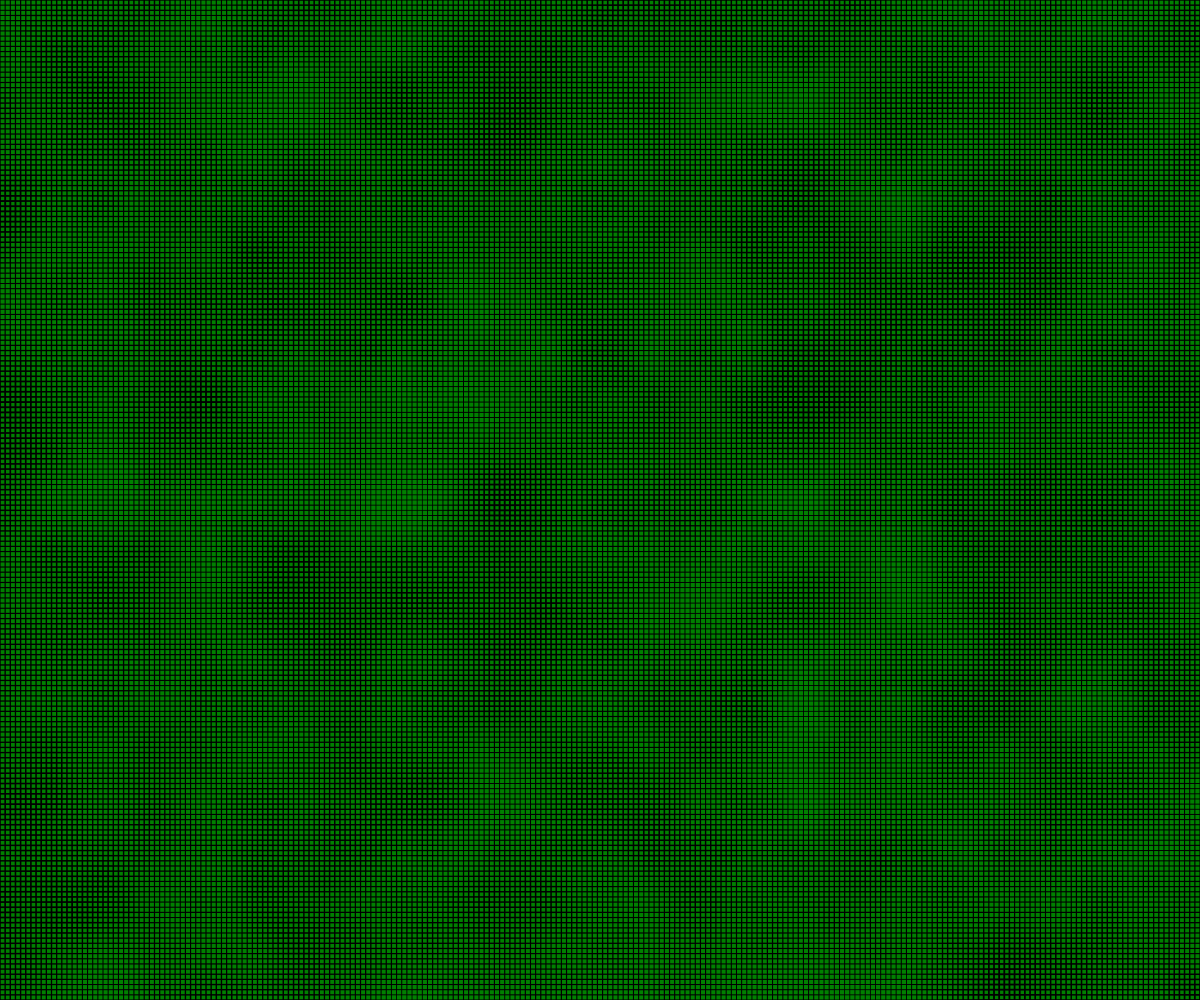
Frame 1 (no input)
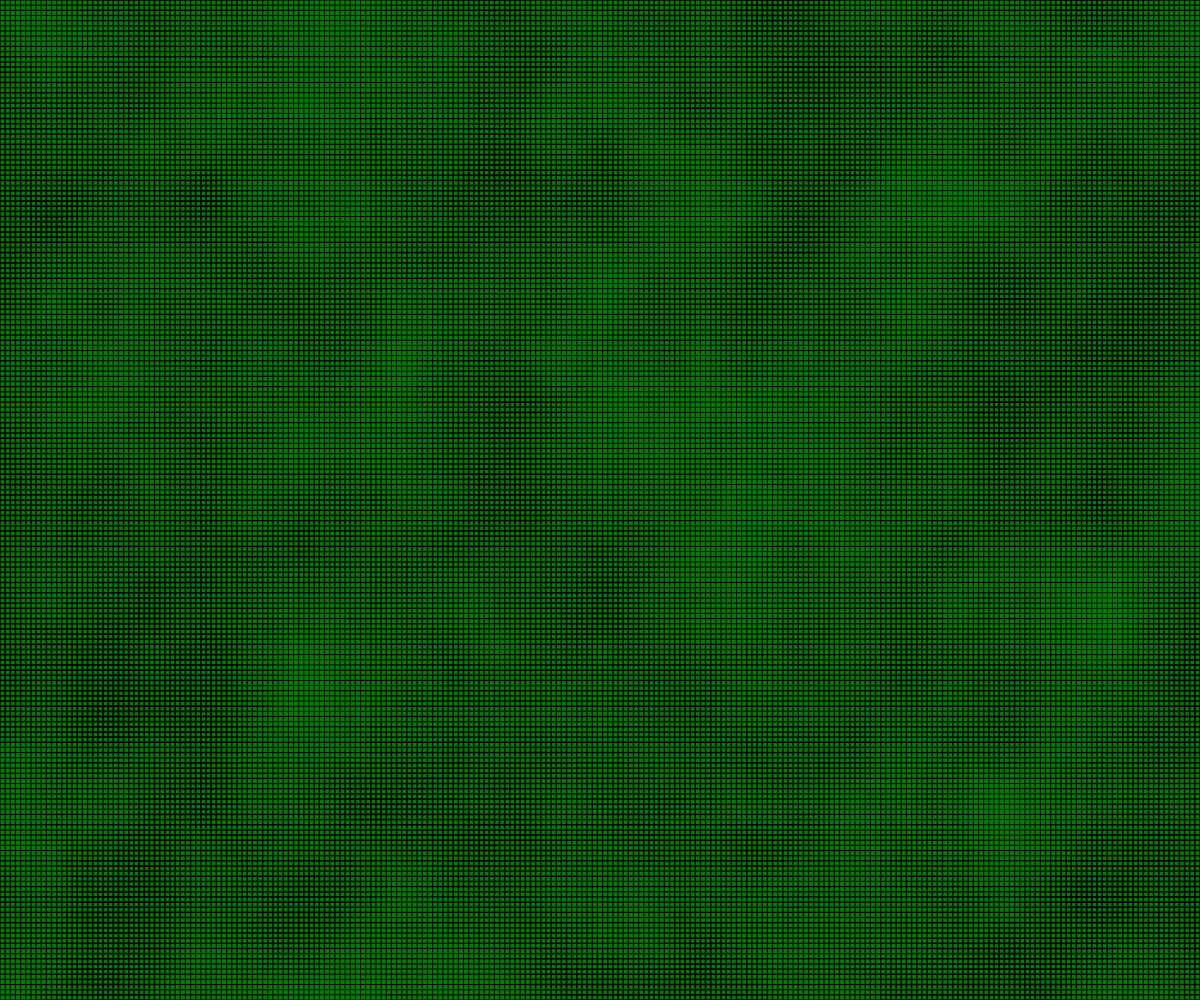
Frame 60 (no input)
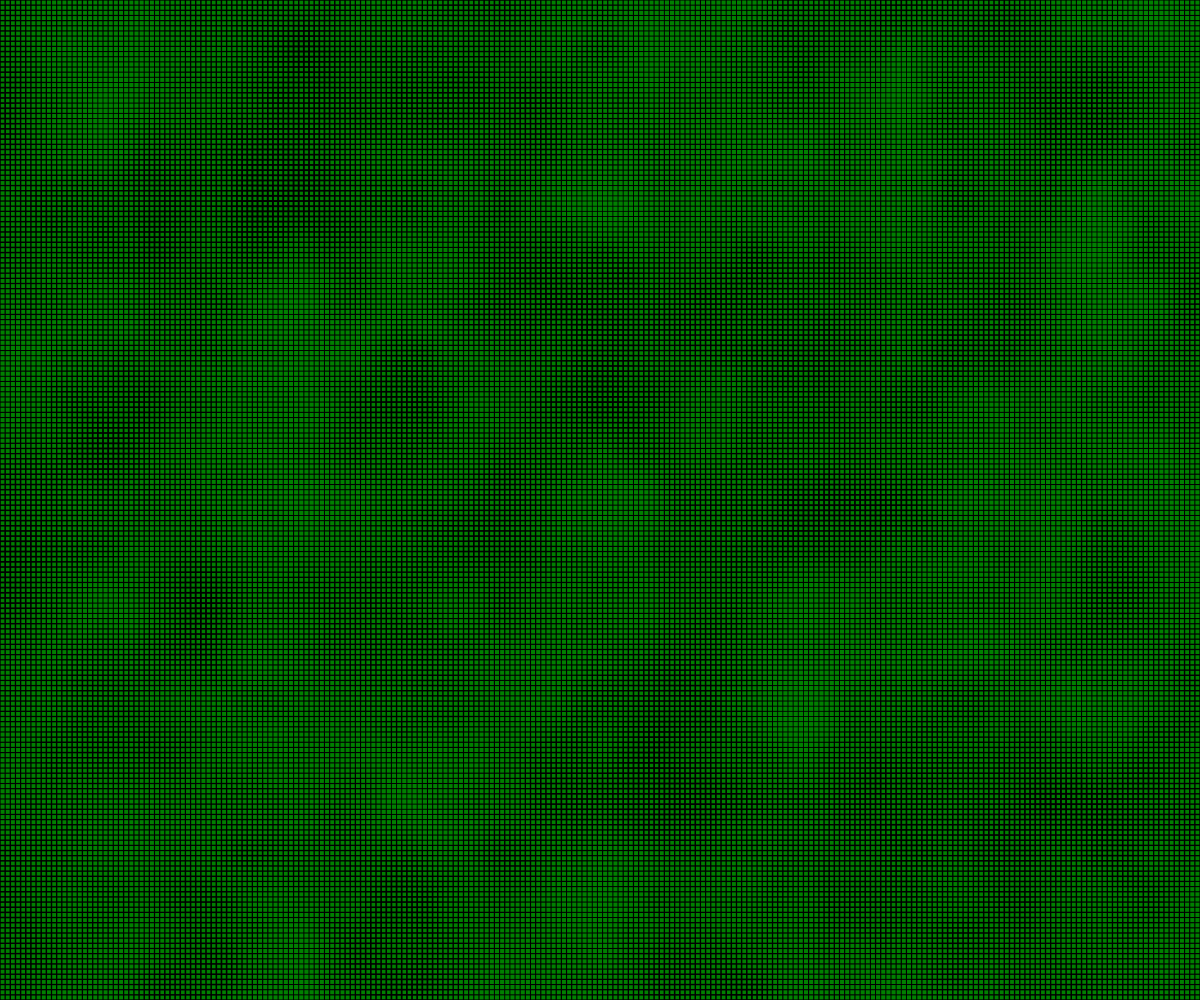
Frame 120 (the mouse pressed at the canvas centre since frame 60)

The p5.js sketch that drew these frames (run headless with seeded random() and noise() and a simulated clock; from frame 60 on, the mouse is pressed at the canvas centre):

// p5.js sketch
// ── sketch.js
function setup() {
  createCanvas(windowWidth, windowHeight);
  noStroke();
  rectMode(CENTER);
  frameRate(30);
}

function windowResized() {
  resizeCanvas(windowWidth, windowHeight);
}

function draw() {
  background(0);
  fill("green");
  
  // Calculate gap to ensure exactly 45,000 units
  let totalUnits = 45000;
  let unitsPerRow = Math.ceil(Math.sqrt(totalUnits * (width / height)));
  let unitsPerCol = Math.ceil(totalUnits / unitsPerRow);
  
  let gapX = width / unitsPerRow;
  let gapY = height / unitsPerCol;
  
  for (let x = 0; x < width; x += gapX) {
    for (let y = 0; y < height; y += gapY) {
      // Use more pronounced noise for visibility
      let noiseValue = noise(x * 0.01, y * 0.01, frameCount * 0.05);
      let size = map(noiseValue, 0, 1, gapX * 0.6, gapX * 0.9);
      
      rect(x + gapX / 2, y + gapY / 2, size);
    }
  }
}
